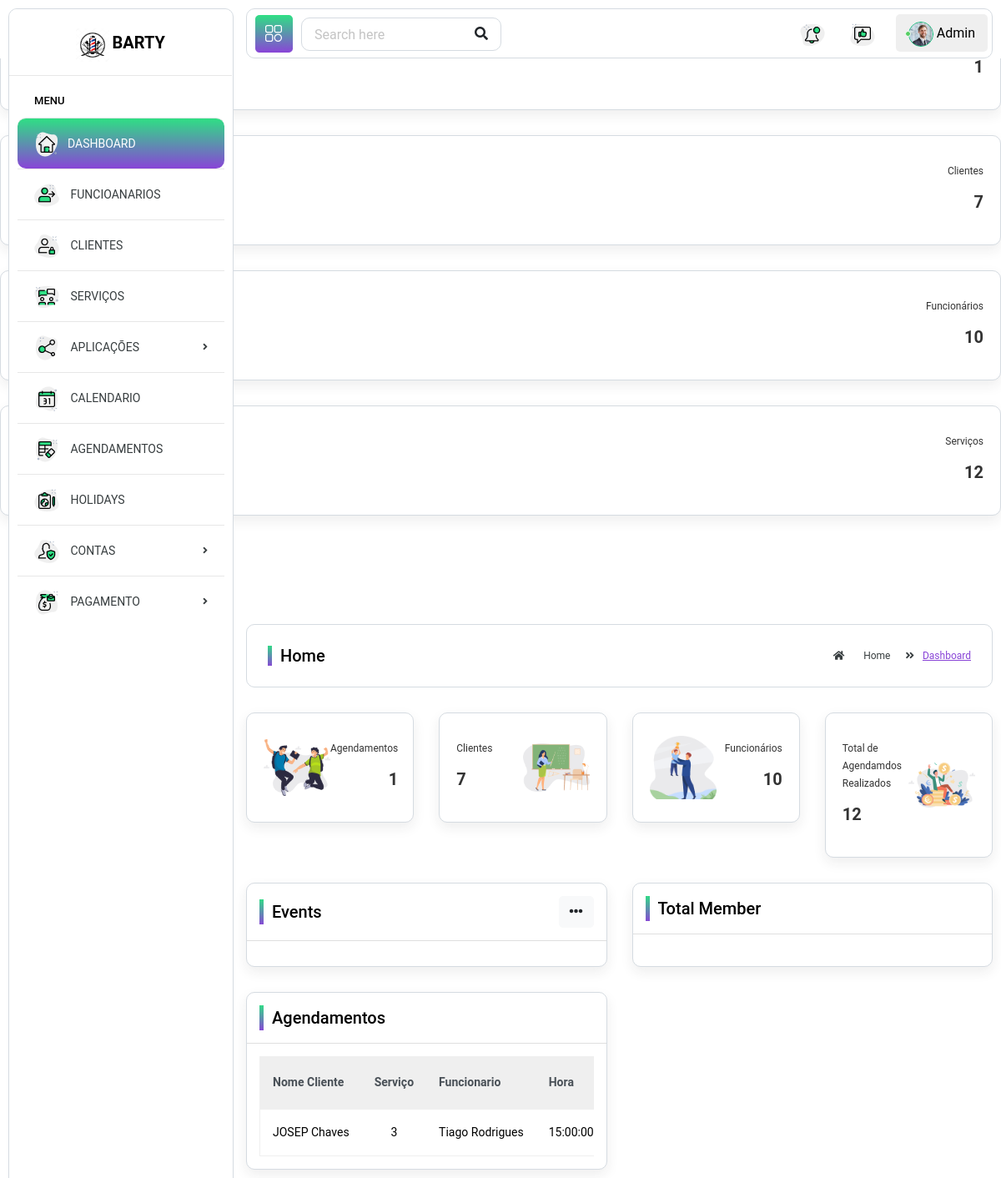
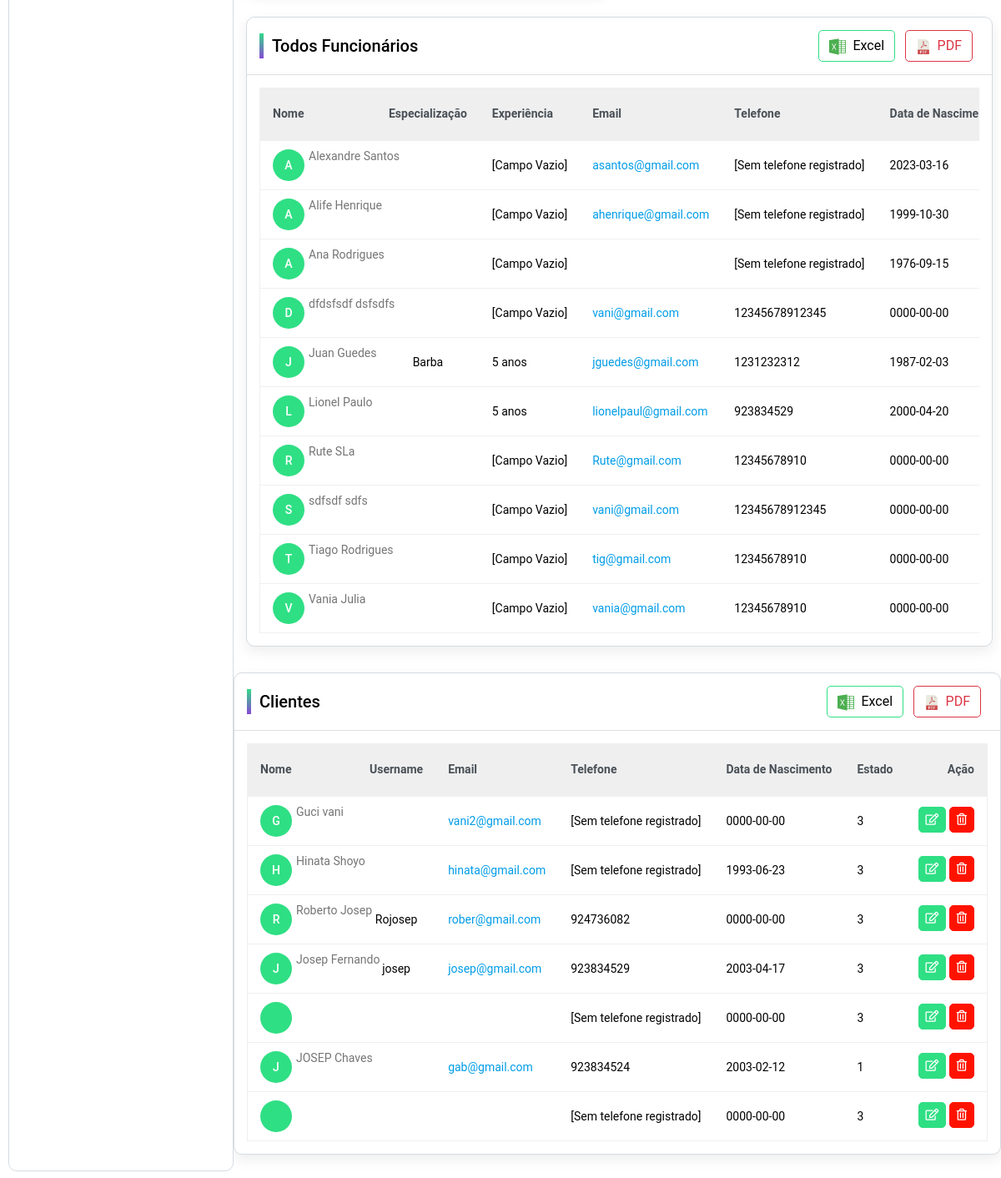
The page /F.O/Admin/index.php on the database its author committed (2 pictures, top to bottom).
### tables this page shows
CREATE TABLE `agendamentos` (
  `id` int(11) NOT NULL,
  `data` date NOT NULL,
  `hora` time NOT NULL,
  `id_cliente` int(11) NOT NULL,
  `id_funcionario` int(11) NOT NULL,
  `id_servico` int(11) NOT NULL,
  `preco_total` decimal(10,2) NOT NULL,
  `status` enum('agendado','cancelado','realizado') NOT NULL,
  `cancelar` tinyint(1) NOT NULL DEFAULT 0,
  `razao_cancelar` text DEFAULT NULL,
  `start_time` timestamp NOT NULL DEFAULT current_timestamp(),
  `end_time_expected` datetime DEFAULT NULL
);

CREATE TABLE `clientes` (
  `cliente_id` int(11) NOT NULL,
  `primeiro_nome` varchar(100) NOT NULL,
  `ultimo_nome` varchar(100) NOT NULL,
  `genero` varchar(150) NOT NULL,
  `username` varchar(100) NOT NULL,
  `password` varchar(40) NOT NULL,
  `nif` int(9) NOT NULL,
  `telefone` varchar(20) NOT NULL,
  `email` varchar(100) NOT NULL,
  `data_nascimento` date NOT NULL,
  `data_cadastro` timestamp NOT NULL DEFAULT current_timestamp(),
  `code` int(50) NOT NULL,
  `data_code` datetime DEFAULT NULL,
  `estado_id` int(11) NOT NULL DEFAULT 3
);

CREATE TABLE `funcionarios` (
  `func_id` int(11) NOT NULL,
  `primeiro_nome` varchar(100) NOT NULL,
  `ultimo_nome` varchar(100) NOT NULL,
  `imagem` varchar(500) DEFAULT NULL,
  `genero` varchar(100) NOT NULL,
  `username` varchar(40) NOT NULL,
  `senha` varchar(40) NOT NULL DEFAULT 'barber12345',
  `confirmar_senha` varchar(225) NOT NULL,
  `descricao` varchar(300) NOT NULL,
  `telefone` varchar(20) NOT NULL,
  `email` varchar(100) NOT NULL,
  `data_nascimento` date NOT NULL,
  `funcao` int(11) DEFAULT 1,
  `rede_social` varchar(150) NOT NULL,
  `especializacao` varchar(150) NOT NULL,
  `anos_experiencia` varchar(100) NOT NULL,
  `salario` decimal(10,2) NOT NULL DEFAULT 5.69,
  `horarios_trabalho` time NOT NULL DEFAULT '07:00:00'
);

### F.O/Admin/pages/home.php (the view, shortened to what the rows shown need)
<div class="page-wrapper">
  <div class="content container-fluid">
    <div class="row">
      <div class="col-lg-6 d-flex">
        <div class="card flex-fill">
          <div class="card-body">
            <div class="row">
              <div class="col-md-12">
                <div class="table-responsive">
                  <table class="table custom-table">
                    <thead class="thead-light">
                      <tr>
                        <th>Nome Cliente</th>
                        <th>Serviço</th>
                        <th>Funcionario</th>
                        <th>Hora</th>
                      </tr>
                    </thead>
                    <tbody>
                      <?php
                      $sql = "SELECT a.*, c.primeiro_nome AS cliente_primeiro_nome, c.ultimo_nome AS cliente_ultimo_nome, f.primeiro_nome AS func_primeiro_nome, f.ultimo_nome AS func_ultimo_nome
                      FROM agendamentos a
                      JOIN clientes c ON a.id_cliente = c.cliente_id
                      JOIN funcionarios f ON a.id_funcionario = f.func_id
                      ORDER BY a.data ASC";
                      $result = $conn->query($sql);
                      if ($result->num_rows > 0) {
                        while ($row = $result->fetch_assoc()) {
                          $cliente_primeiro_nome = $row['cliente_primeiro_nome'];
                          $cliente_ultimo_nome = $row['cliente_ultimo_nome'];
                          $func_primeiro_nome = $row['func_primeiro_nome'];
                          $func_ultimo_nome = $row['func_ultimo_nome'];
                          $servico_id = $row["id_servico"];
                          $hora = $row["hora"];
                          ?>
                          <tr>
                          <td class="text-center">
                <?php echo $cliente_primeiro_nome . ' ' . $cliente_ultimo_nome; ?>
            </td>
                            <td class="text-center">
                              <?php echo $servico_id; ?>
                            </td>
                            <td class="text-center">
                <?php echo $func_primeiro_nome . ' ' . $func_ultimo_nome; ?>
            </td>
                            <td class="text-center">
                              <?php echo $hora; ?>
                            </td>
                          </tr>
                          <?php
                        }
                      } else {
                        echo "Nenhum funcionário encontrado.";
                      }
                      ?>
                    </tbody>
                  </table>
                </div>
              </div>
            </div>
          </div>
        </div>
      </div>
    </div>
    <div class="row">
      <div class="col-lg-12">
        <div class="card">
          <div class="card-body">
            <div class="table-responsive">
              <table class="table custom-table">
                <thead class="thead-light">
                  <tr>
                    <th>Nome</th>
                    <th>Especialização</th>
                    <th>Experiência</th>
                    <th>Email</th>
                    <th>Telefone</th>
                    <th>Data de Nascimento</th>
                  </tr>
                </thead>
                <tbody>
                  <?php
                  $sql = "SELECT * FROM funcionarios ORDER BY primeiro_nome ASC";
                  $result = $conn->query($sql);
                  if ($result->num_rows > 0) {
                    while ($row = $result->fetch_assoc()) {
                      $email = $row['email'];
                      $primeiro_nome = $row["primeiro_nome"];
                      $ultimo_nome = $row["ultimo_nome"];
                      $habilidades = $row["especializacao"];
                      $datanas = $row["data_nascimento"];
                      $exp = $row["anos_experiencia"];
                      $telefone = $row["telefone"];
                      ?>
                      <tr>
                        <td>
                          <a href="profile.html" class="avatar">
                            <?php echo substr($primeiro_nome, 0, 1); ?>
                          </a>
                          <h2><a href="profile.html">
                              <?php echo $primeiro_nome . ' ' . $ultimo_nome; ?>
                            </a></h2>
                        </td>
                        <td class="text-center">
                          <?php echo $habilidades; ?>
                        </td>
                        <td>
                          <?php echo !empty($exp) ? $exp : "[Campo Vazio]"; ?>
                        </td>
                        <td><a href="#" class="__cf_email__"
                            data-cfemail="5a373339323b3f362c382f2e2e3b28291a3f223b372a363f74393537">
                            <?php echo $email; ?>
                          </a></td>
                        <td>
                          <?php echo !empty($telefone) ? $telefone : "[Sem telefone registrado]"; ?>
                        </td>
                        <td>
                          <?php echo $datanas; ?>
                        </td>
                      </tr>
                      <?php
                    }
                  } else {
                    echo "Nenhum funcionário encontrado.";
                  }
                  ?>
                </tbody>
              </table>
            </div>
          </div>
        </div>
      </div>
    </div>
  </div>
  <div class="row">
    <div class="col-12">
      <div class="card">
        <div class="card-body">
          <div class="row">
            <div class="col-lg-12 col-md-12 col-sm-12 col-12">
              <div class="table-responsive">
                <table class="table custom-table">
                  <thead class="thead-light">
                    <tr>
                      <th>Nome</th>
                      <th>Username</th>
                      <th>Email</th>
                      <th>Telefone</th>
                      <th>Data de Nascimento</th>
                      <th>Estado</th>
                      <th class="text-right">Ação</th>
                    </tr>
                  </thead>
                  <tbody>
                    <?php
                    $sql = "SELECT * FROM clientes ORDER BY data_cadastro DESC";
                    $result = $conn->query($sql);
                    if ($result->num_rows > 0) {
                      while ($row = $result->fetch_assoc()) {
                        $primeiro_nome = $row["primeiro_nome"];
                        $ultimo_nome = $row["ultimo_nome"];
                        $username = $row["username"];
                        $email = $row['email'];
                        $telefone = $row["telefone"];
                        $datanas = $row["data_nascimento"];
                        $estado = $row["estado_id"];
                        ?>
                        <tr>
                          <td>
                            <a href="profile.html" class="avatar">
                              <?php echo substr($primeiro_nome, 0, 1); ?>
                            </a>
                            <h2><a href="profile.html">
                                <?php echo $primeiro_nome . ' ' . $ultimo_nome; ?>
                              </a></h2>
                          </td>
                          <td class="text-center">
                            <?php echo $username; ?>
                          </td>
                          <td><a href="#" class="__cf_email__"
                              data-cfemail="5a373339323b3f362c382f2e2e3b28291a3f223b372a363f74393537">
                              <?php echo $email; ?>
                            </a></td>
                          <td>
                            <?php echo !empty($telefone) ? $telefone : "[Sem telefone registrado]"; ?>
                          </td>
                          <td>
                            <?php echo $datanas; ?>
                          </td>
                          <td>
                            <?php echo $estado; ?>
                          </td>
                          <td class="text-right">
                            <a href="edit-exam.html" class="btn btn-primary btn-sm mb-1">
                              <i class="far fa-edit"></i>
                            </a>
                            <button type="submit" data-toggle="modal" data-target="#delete_employee"
                              class="btn btn-danger btn-sm mb-1">
                              <i class="far fa-trash-alt"></i>
                            </button>
                          </td>
                        </tr>
                        <?php
                      }
                    } else {
                      echo "Nenhum funcionário encontrado.";
                    }
                    ?>
                  </tbody>
                </table>
              </div>
            </div>
          </div>
        </div>
      </div>
    </div>
  </div>
</div>
</div>

### rows shown on the page
agendamentos: id_cliente.primeiro_nome "JOSEP", id_cliente.ultimo_nome "Chaves", id_servico "3", id_funcionario.primeiro_nome "Tiago", id_funcionario.ultimo_nome "Rodrigues", hora "15:00:00"
funcionarios: primeiro_nome "A", primeiro_nome "Alexandre", ultimo_nome "Santos", shows "[Campo Vazio]", email "asantos@gmail.com", shows "[Sem telefone registrado]", data_nascimento "2023-03-16"
funcionarios: primeiro_nome "A", primeiro_nome "Alife", ultimo_nome "Henrique", shows "[Campo Vazio]", email "ahenrique@gmail.com", shows "[Sem telefone registrado]", data_nascimento "1999-10-30"
funcionarios: primeiro_nome "A", primeiro_nome "Ana", ultimo_nome "Rodrigues", shows "[Campo Vazio]", shows "[Sem telefone registrado]", data_nascimento "1976-09-15"
funcionarios: primeiro_nome "D", primeiro_nome "dfdsfsdf", ultimo_nome "dsfsdfs", shows "[Campo Vazio]", email "vani@gmail.com", telefone "12345678912345", data_nascimento "0000-00-00"
funcionarios: primeiro_nome "J", primeiro_nome "Juan", ultimo_nome "Guedes", especializacao "Barba", anos_experiencia "5 anos", email "jguedes@gmail.com", telefone "1231232312", data_nascimento "1987-02-03"
funcionarios: primeiro_nome "L", primeiro_nome "Lionel", ultimo_nome "Paulo", anos_experiencia "5 anos", email "lionelpaul@gmail.com", telefone "923834529", data_nascimento "2000-04-20"
funcionarios: primeiro_nome "R", primeiro_nome "Rute", ultimo_nome "SLa", shows "[Campo Vazio]", email "Rute@gmail.com", telefone "12345678910", data_nascimento "0000-00-00"
funcionarios: primeiro_nome "S", primeiro_nome "sdfsdf", ultimo_nome "sdfs", shows "[Campo Vazio]", email "vani@gmail.com", telefone "12345678912345", data_nascimento "0000-00-00"
funcionarios: primeiro_nome "T", primeiro_nome "Tiago", ultimo_nome "Rodrigues", shows "[Campo Vazio]", email "tig@gmail.com", telefone "12345678910", data_nascimento "0000-00-00"
funcionarios: primeiro_nome "V", primeiro_nome "Vania", ultimo_nome "Julia", shows "[Campo Vazio]", email "vania@gmail.com", telefone "12345678910", data_nascimento "0000-00-00"
clientes: primeiro_nome "G", primeiro_nome "Guci", ultimo_nome "vani", email "vani2@gmail.com", shows "[Sem telefone registrado]", data_nascimento "0000-00-00", estado "3"
clientes: primeiro_nome "H", primeiro_nome "Hinata", ultimo_nome "Shoyo", email "hinata@gmail.com", shows "[Sem telefone registrado]", data_nascimento "1993-06-23", estado "3"
clientes: primeiro_nome "R", primeiro_nome "Roberto", ultimo_nome "Josep", username "Rojosep", email "rober@gmail.com", telefone "924736082", data_nascimento "0000-00-00", estado "3"
clientes: primeiro_nome "J", primeiro_nome "Josep", ultimo_nome "Fernando", username "josep", email "josep@gmail.com", telefone "923834529", data_nascimento "2003-04-17", estado "3"
clientes: shows "[Sem telefone registrado]", data_nascimento "0000-00-00", estado "3"
clientes: primeiro_nome "J", primeiro_nome "JOSEP", ultimo_nome "Chaves", email "gab@gmail.com", telefone "923834524", data_nascimento "2003-02-12", estado "1"
clientes: shows "[Sem telefone registrado]", data_nascimento "0000-00-00", estado "3"

### other values the page prints
$totalAgendamentos "1"
$totalClientes "7"
$totalFuncionarios "10"
$totalServicos "12"
